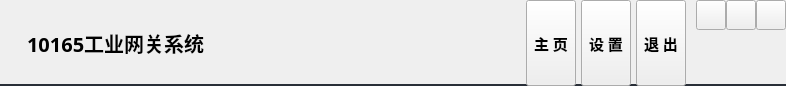
   <widget class="QWidget" name="widgetTitle" native="true">
    <property name="geometry">
     <rect>
      <x>0</x>
      <y>0</y>
      <width>786</width>
      <height>86</height>
     </rect>
    </property>
    <property name="sizePolicy">
     <sizepolicy hsizetype="Preferred" vsizetype="Fixed">
      <horstretch>0</horstretch>
      <verstretch>0</verstretch>
     </sizepolicy>
    </property>
    <property name="styleSheet">
     <string notr="true">border-bottom: 2px solid rgb(41, 47, 56);</string>
    </property>
    <layout class="QHBoxLayout" name="horizontalLayout_15">
     <property name="spacing">
      <number>10</number>
     </property>
     <property name="leftMargin">
      <number>10</number>
     </property>
     <property name="topMargin">
      <number>0</number>
     </property>
     <property name="rightMargin">
      <number>0</number>
     </property>
     <property name="bottomMargin">
      <number>0</number>
     </property>
     <item>
      <widget class="QLabel" name="labIco">
       <property name="text">
        <string/>
       </property>
       <property name="alignment">
        <set>Qt::AlignCenter</set>
       </property>
      </widget>
     </item>
     <item>
      <widget class="QLabel" name="labTitle">
       <property name="font">
        <font>
         <family>Microsoft YaHei</family>
         <pointsize>15</pointsize>
         <weight>75</weight>
         <bold>true</bold>
        </font>
       </property>
       <property name="styleSheet">
        <string notr="true"/>
       </property>
       <property name="text">
        <string>10165工业网关系统</string>
       </property>
       <property name="alignment">
        <set>Qt::AlignLeading|Qt::AlignLeft|Qt::AlignVCenter</set>
       </property>
      </widget>
     </item>
     <item>
      <spacer name="horizontalSpacer_4">
       <property name="orientation">
        <enum>Qt::Horizontal</enum>
       </property>
       <property name="sizeHint" stdset="0">
        <size>
         <width>40</width>
         <height>20</height>
        </size>
       </property>
      </spacer>
     </item>
     <item>
      <widget class="QWidget" name="widgetTop" native="true">
       <layout class="QHBoxLayout" name="horizontalLayout_48">
        <property name="spacing">
         <number>5</number>
        </property>
        <property name="leftMargin">
         <number>0</number>
        </property>
        <property name="topMargin">
         <number>0</number>
        </property>
        <property name="rightMargin">
         <number>0</number>
        </property>
        <property name="bottomMargin">
         <number>0</number>
        </property>
        <item>
         <widget class="QToolButton" name="btnMain">
          <property name="sizePolicy">
           <sizepolicy hsizetype="Fixed" vsizetype="Expanding">
            <horstretch>0</horstretch>
            <verstretch>0</verstretch>
           </sizepolicy>
          </property>
          <property name="font">
           <font>
            <family>Microsoft YaHei</family>
            <pointsize>11</pointsize>
            <weight>75</weight>
            <bold>true</bold>
           </font>
          </property>
          <property name="text">
           <string>主 页</string>
          </property>
          <property name="icon">
           <iconset resource="main.qrc">
            <normaloff>:/image/main_data.png</normaloff>:/image/main_data.png</iconset>
          </property>
          <property name="toolButtonStyle">
           <enum>Qt::ToolButtonTextUnderIcon</enum>
          </property>
         </widget>
        </item>
        <item>
         <widget class="QToolButton" name="btnConfig">
          <property name="enabled">
           <bool>true</bool>
          </property>
          <property name="sizePolicy">
           <sizepolicy hsizetype="Fixed" vsizetype="Expanding">
            <horstretch>0</horstretch>
            <verstretch>0</verstretch>
           </sizepolicy>
          </property>
          <property name="font">
           <font>
            <family>Microsoft YaHei</family>
            <pointsize>11</pointsize>
            <weight>75</weight>
            <bold>true</bold>
           </font>
          </property>
          <property name="text">
           <string>设 置</string>
          </property>
          <property name="icon">
           <iconset resource="main.qrc">
            <normaloff>:/image/main_config.png</normaloff>:/image/main_config.png</iconset>
          </property>
          <property name="toolButtonStyle">
           <enum>Qt::ToolButtonTextUnderIcon</enum>
          </property>
         </widget>
        </item>
        <item>
         <widget class="QToolButton" name="btnExit">
          <property name="sizePolicy">
           <sizepolicy hsizetype="Fixed" vsizetype="Expanding">
            <horstretch>0</horstretch>
            <verstretch>0</verstretch>
           </sizepolicy>
          </property>
          <property name="font">
           <font>
            <family>Microsoft YaHei</family>
            <pointsize>11</pointsize>
            <weight>75</weight>
            <bold>true</bold>
           </font>
          </property>
          <property name="styleSheet">
           <string notr="true"/>
          </property>
          <property name="text">
           <string>退 出</string>
          </property>
          <property name="icon">
           <iconset resource="main.qrc">
            <normaloff>:/image/main_exit.png</normaloff>:/image/main_exit.png</iconset>
          </property>
          <property name="toolButtonStyle">
           <enum>Qt::ToolButtonTextUnderIcon</enum>
          </property>
         </widget>
        </item>
       </layout>
      </widget>
     </item>
     <item>
      <widget class="QWidget" name="widgetMenu" native="true">
       <layout class="QGridLayout" name="gridLayout_6">
        <property name="leftMargin">
         <number>0</number>
        </property>
        <property name="topMargin">
         <number>0</number>
        </property>
        <property name="rightMargin">
         <number>0</number>
        </property>
        <property name="bottomMargin">
         <number>0</number>
        </property>
        <property name="spacing">
         <number>0</number>
        </property>
        <item row="1" column="1" colspan="3">
         <spacer name="verticalSpacer_11">
          <property name="orientation">
           <enum>Qt::Vertical</enum>
          </property>
          <property name="sizeHint" stdset="0">
           <size>
            <width>20</width>
            <height>40</height>
           </size>
          </property>
         </spacer>
        </item>
        <item row="0" column="1">
         <widget class="QPushButton" name="btnMenu_Min">
          <property name="sizePolicy">
           <sizepolicy hsizetype="Minimum" vsizetype="Expanding">
            <horstretch>0</horstretch>
            <verstretch>0</verstretch>
           </sizepolicy>
          </property>
          <property name="minimumSize">
           <size>
            <width>30</width>
            <height>30</height>
           </size>
          </property>
          <property name="maximumSize">
           <size>
            <width>30</width>
            <height>30</height>
           </size>
          </property>
          <property name="cursor">
           <cursorShape>ArrowCursor</cursorShape>
          </property>
          <property name="focusPolicy">
           <enum>Qt::NoFocus</enum>
          </property>
          <property name="toolTip">
           <string>最小化</string>
          </property>
          <property name="text">
           <string/>
          </property>
         </widget>
        </item>
        <item row="0" column="3">
         <widget class="QPushButton" name="btnMenu_Close">
          <property name="sizePolicy">
           <sizepolicy hsizetype="Minimum" vsizetype="Expanding">
            <horstretch>0</horstretch>
            <verstretch>0</verstretch>
           </sizepolicy>
          </property>
          <property name="minimumSize">
           <size>
            <width>30</width>
            <height>30</height>
           </size>
          </property>
          <property name="maximumSize">
           <size>
            <width>30</width>
            <height>30</height>
           </size>
          </property>
          <property name="cursor">
           <cursorShape>ArrowCursor</cursorShape>
          </property>
          <property name="focusPolicy">
           <enum>Qt::NoFocus</enum>
          </property>
          <property name="toolTip">
           <string>关闭</string>
          </property>
          <property name="text">
           <string/>
          </property>
         </widget>
        </item>
        <item row="0" column="2">
         <widget class="QPushButton" name="btnMenu_Max">
          <property name="sizePolicy">
           <sizepolicy hsizetype="Minimum" vsizetype="Expanding">
            <horstretch>0</horstretch>
            <verstretch>0</verstretch>
           </sizepolicy>
          </property>
          <property name="minimumSize">
           <size>
            <width>30</width>
            <height>30</height>
           </size>
          </property>
          <property name="maximumSize">
           <size>
            <width>30</width>
            <height>30</height>
           </size>
          </property>
          <property name="focusPolicy">
           <enum>Qt::NoFocus</enum>
          </property>
          <property name="text">
           <string/>
          </property>
         </widget>
        </item>
       </layout>
      </widget>
     </item>
    </layout>
   </widget>
